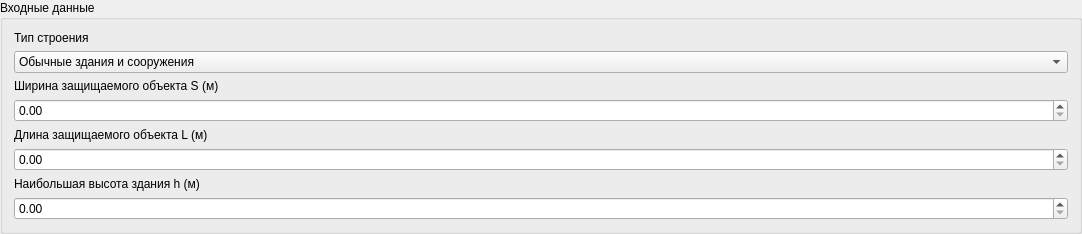
               <widget class="QGroupBox" name="groupBox_7">
                <property name="title">
                 <string>Входные данные</string>
                </property>
                <layout class="QVBoxLayout" name="verticalLayout_12">
                 <item>
                  <widget class="QLabel" name="label_4">
                   <property name="text">
                    <string>Тип строения</string>
                   </property>
                  </widget>
                 </item>
                 <item>
                  <widget class="QComboBox" name="buildingTypeComboBox">
                   <item>
                    <property name="text">
                     <string>Обычные здания и сооружения</string>
                    </property>
                   </item>
                   <item>
                    <property name="text">
                     <string>Наружные установки и открытые склады</string>
                    </property>
                   </item>
                   <item>
                    <property name="text">
                     <string>Дымовые трубы, водонапорные башни, вышки высотой
15 м и более</string>
                    </property>
                   </item>
                   <item>
                    <property name="text">
                     <string>Здания, возвышающиеся на
25 м над высотой окружающих зданий в радиусе 400 м,
отдельно стоящие здания
высотой более 30 м, удаленные от других зданий более
чем на 400 м</string>
                    </property>
                   </item>
                   <item>
                    <property name="text">
                     <string>Общественные здания (спальные корпуса, клубы,
детские сады и др.) </string>
                    </property>
                   </item>
                  </widget>
                 </item>
                 <item>
                  <widget class="QLabel" name="label_6">
                   <property name="text">
                    <string>Ширина защищаемого объекта S (м)</string>
                   </property>
                  </widget>
                 </item>
                 <item>
                  <widget class="QDoubleSpinBox" name="objectLengthDoubleSpinBox">
                   <property name="minimum">
                    <double>0.000000000000000</double>
                   </property>
                   <property name="maximum">
                    <double>300.990000000000009</double>
                   </property>
                   <property name="value">
                    <double>0.000000000000000</double>
                   </property>
                  </widget>
                 </item>
                 <item>
                  <widget class="QLabel" name="label_7">
                   <property name="text">
                    <string>Длина защищаемого объекта L (м)</string>
                   </property>
                  </widget>
                 </item>
                 <item>
                  <widget class="QDoubleSpinBox" name="objectWidthDoubleSpinBox">
                   <property name="maximum">
                    <double>300.990000000000009</double>
                   </property>
                  </widget>
                 </item>
                 <item>
                  <widget class="QLabel" name="label_8">
                   <property name="text">
                    <string>Наибольшая высота здания h (м)</string>
                   </property>
                  </widget>
                 </item>
                 <item>
                  <widget class="QDoubleSpinBox" name="objectHeightDoubleSpinBox">
                   <property name="maximum">
                    <double>300.990000000000009</double>
                   </property>
                   <property name="value">
                    <double>0.000000000000000</double>
                   </property>
                  </widget>
                 </item>
                </layout>
               </widget>
